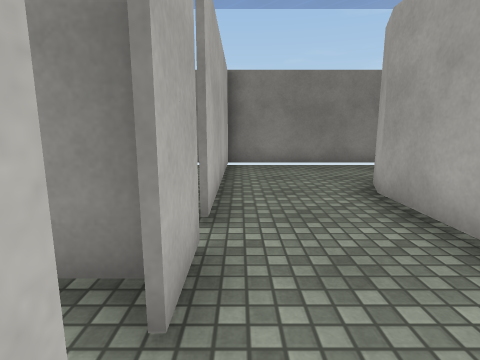
[1] (above)

15 first-person views from a walk through a 3-D level made in the Unity game engine. The camera is 1.2 m above the floor, tilts 10° down and sees 80° across. The floor is counted in squares, 1 m on a side. Each view is taken from the middle of a square. On the plan, view 1 faces up. The plan holds only what a view shows up to about 13 squares ahead; the rest is blank. The place goes on beyond the plan. The player is left out. Surface patterns are stand-ins for the level's own textures.

[2]
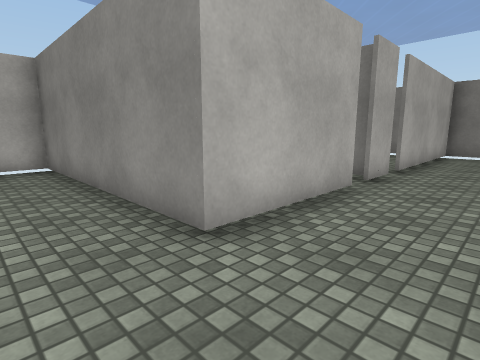

[3]
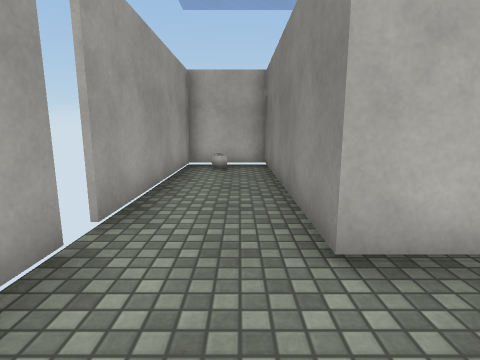

[4]
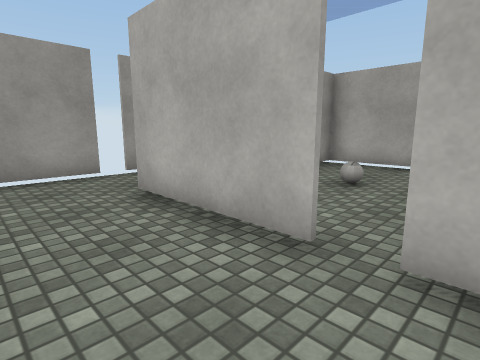

[5]
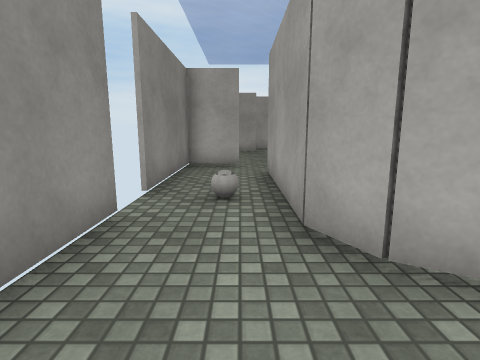

[6]
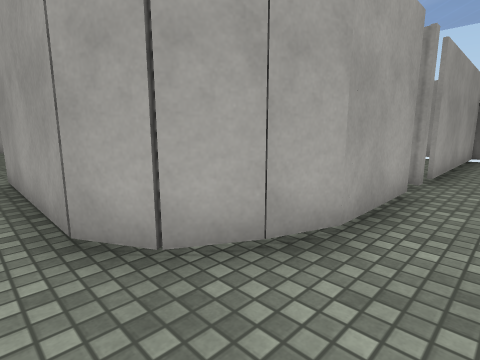

[7]
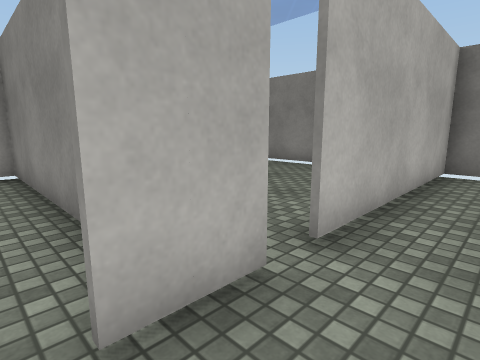

[8]
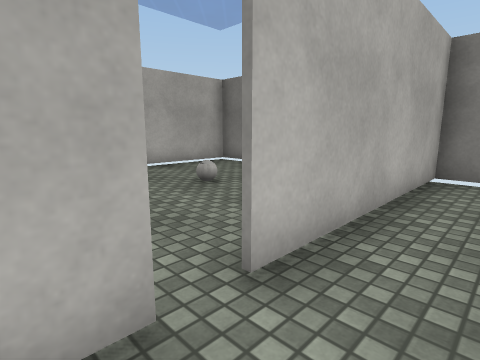

[9]
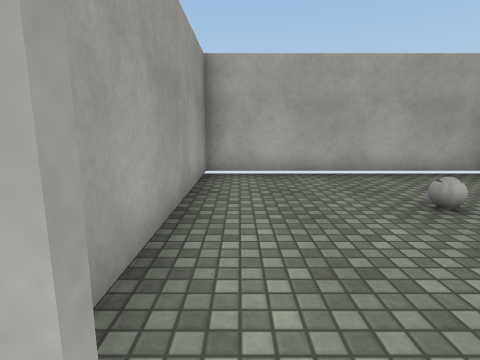

[10]
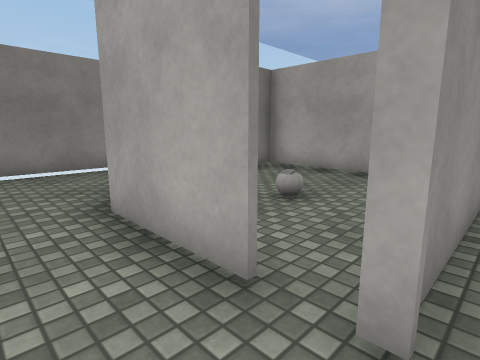

[11]
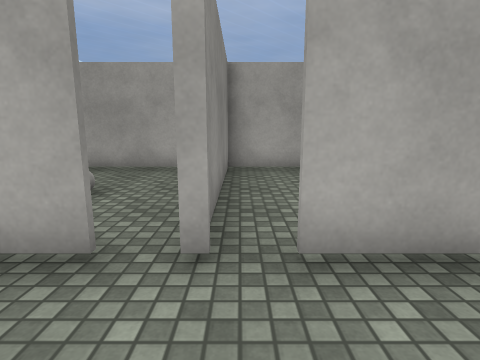

[12]
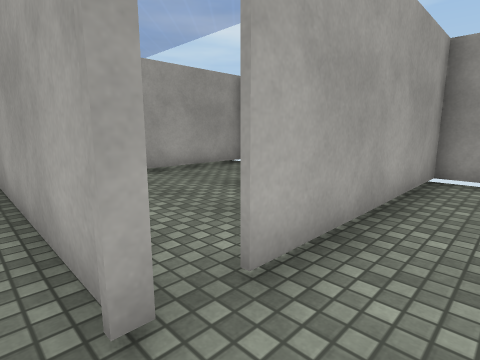

[13]
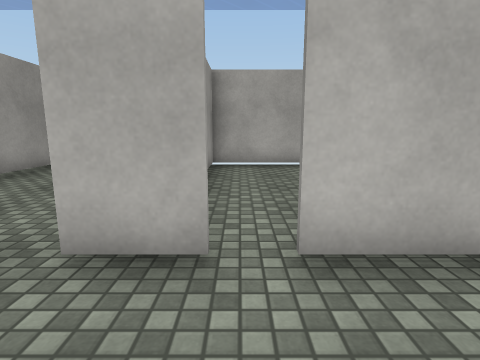

[14]
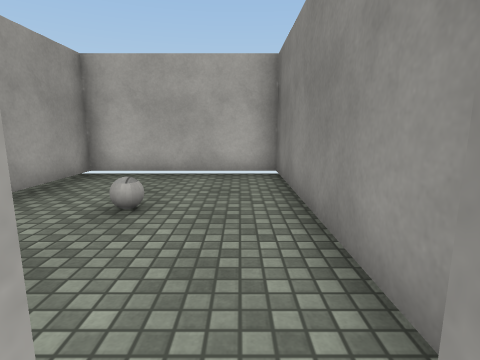

[15]
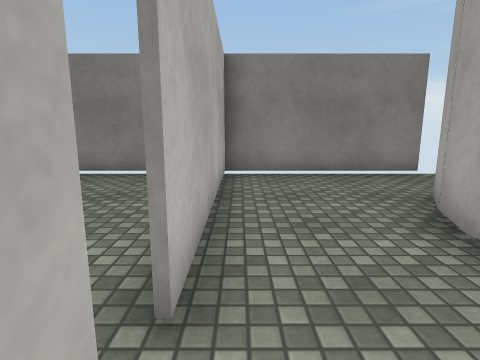

### Floor plan
Points are (right, up) in squares from view 1. A wall is a line through its corners. A room is listed if a view was taken in it or the views show most of it. See-through windows are left out.
Room 1 (views 1, 2, 3, 4, 5, 6, 7, 8, 9, 10, 11, 12, 13, 14, 15)
walls: (2.4, 2.2) (2.4, 4.9) (2.8, 5.9); (2.4, 1.5) (3.4, 1.5); (-0.4, 2.8) (-0.4, 1.4); (-0.4, 0.6) (-0.4, -3.1) (-7.8, -3.1); (2.7, 5.8) (3.3, 6.8) (4.2, 7.3) (8.8, 7.3); (-0.6, -5.7) (4, -5.7); (-0.4, 9.8) (-0.4, 3.5); (2.4, -5.8) (2.4, 0.5); (4.9, 9.7) (-1, 9.7); (-7.7, -3) (-7.7, -5.7) (-1.2, -5.7); (10.4, 8) (10.4, 9.7) (6, 9.7)
ways out: opening at (-1, 3) to room 2; opening at (-1, 1) to room 3; opening at (3, 2) to room 4; gap at (-1, -6); gap at (5.5, 10)
Room 2 (no view inside)
walls: (-1, 9.7) (-7.7, 9.7) (-7.7, 2); (-7.8, 2.1) (-1.5, 2.1)
ways out: opening at (-1, 3) to room 1
Room 3 (no view inside)
walls: (-0.6, 2) (-7.8, 2); (-7.7, 2) (-7.7, -3); (-7.8, -3) (-4.9, -3)
ways out: opening at (-1, 1) to room 1
Room 4 (no view inside)
walls: (8.6, 2.9) (8.6, 7.1) (7.9, 7.1); (3.4, 1.5) (7.9, 1.5)
ways out: opening at (3, 2) to room 1

Positions as (right, up) in squares from view 1, and headings:
1: (0, 0), facing up
2: (2, -5), facing up-left
3: (2, -4), facing left
4: (2, 2), facing down-left
5: (1, 8), facing right
6: (1, 8), facing down-right
7: (1, 1), facing up-left
8: (1, 2), facing up-left
9: (0, 3), facing left
10: (1, 1), facing up-right
11: (0, 1), facing right
12: (1, 2), facing down-right
13: (2, 3), facing left
14: (0, 1), facing left
15: (0, 2), facing up
